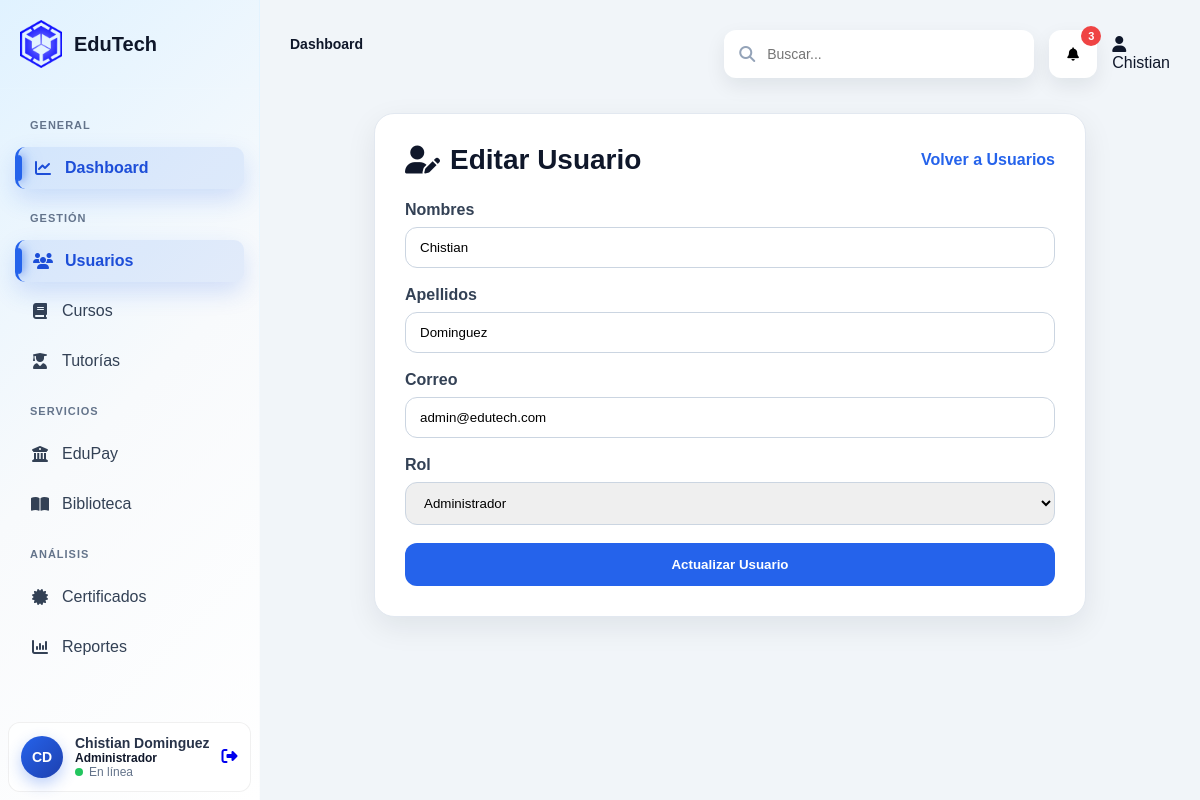
Page /admin/usuarios/edit?id=1 (signed in) on the committed database.
### tables this page shows
CREATE TABLE usuarios (
    id_usuario INT AUTO_INCREMENT PRIMARY KEY,

    id_rol INT NOT NULL,

    nombres VARCHAR(100) NOT NULL,
    apellidos VARCHAR(100) NOT NULL,

    correo VARCHAR(150) NOT NULL UNIQUE,
    password VARCHAR(255) NOT NULL,

    foto_perfil VARCHAR(255) DEFAULT NULL,
    telefono VARCHAR(20) DEFAULT NULL,

    estado TINYINT(1) DEFAULT 1,

    last_login TIMESTAMP NULL,

    created_at TIMESTAMP DEFAULT CURRENT_TIMESTAMP,
    updated_at TIMESTAMP DEFAULT CURRENT_TIMESTAMP ON UPDATE CURRENT_TIMESTAMP,

    CONSTRAINT fk_usuario_rol
        FOREIGN KEY (id_rol)
        REFERENCES roles(id_rol)
        ON DELETE RESTRICT
);

### app/core/Controller.php (called while the page is built, shortened)
<?php
class Controller
{
    protected function view(string $view, array $data = [], string $layout = null): void
    {
        extract($data);
        $viewPath = dirname(__DIR__, 2) . "/views/{$view}.php";
        require $viewPath;
    }
}

### app/controllers/UsuarioController.php (called while the page is built, shortened)
<?php
class UsuarioController extends Controller
{
    public function edit()
    {
        $id = $_GET['id'] ?? null;
        $usuarioModel = new Usuario();
        $data = [
            'usuario' => $usuarioModel->find($id)
        ];
        $this->view('admin/usuarios/edit', $data, 'layouts/main');
    }
}

### index.php (called while the page is built, shortened)
<?php
$router = new Router();
$router->dispatch();

### app/core/Model.php (called while the page is built, shortened)
<?php
class Model
{
    protected PDO $db;
    protected string $table = '';
    protected string $primaryKey = 'id';
    public function __construct()
    {
        $this->db = Database::getInstance()->getConnection();
    }
    public function find(int $id): array|false
    {
        $sql = "SELECT * FROM {$this->table}
                WHERE {$this->primaryKey} = :id";
        $stmt = $this->db->prepare($sql);
        $stmt->bindValue(':id', $id, \PDO::PARAM_INT);
        $stmt->execute();
        return $stmt->fetch(\PDO::FETCH_ASSOC);
    }
}

### app/core/Database.php (called while the page is built, shortened)
<?php
class Database
{
    private static ?Database $instance = null;
    private PDO $connection;
    private function __construct()
    {
        $dotenv = Dotenv::createImmutable(dirname(__DIR__, 2));
        $host = $_ENV['DB_HOST'];
        $dbname = $_ENV['DB_NAME'];
        $user = $_ENV['DB_USER'];
        $pass = $_ENV['DB_PASS'];
        $charset = $_ENV['DB_CHARSET'];
        try {
            $dsn = "mysql:host={$host};dbname={$dbname};charset={$charset}";
            $this->connection = new PDO(
                $dsn,
                $user,
                $pass,
                [
                    PDO::ATTR_ERRMODE => PDO::ERRMODE_EXCEPTION,
                    PDO::ATTR_DEFAULT_FETCH_MODE => PDO::FETCH_ASSOC
                ]
            );
        } catch (PDOException $e) {
            die('Error de conexión: ' . $e->getMessage());
        }
    }
    public static function getInstance(): Database
    {
        if (self::$instance === null) {
            self::$instance = new Database();
        }
        return self::$instance;
    }
    public function getConnection(): PDO
    {
        return $this->connection;
    }
}

### views/admin/usuarios/edit.php (the view, shortened to what this page needs)
<div class="form-page">
    <div class="form-card">
        <div class="form-header">
            <h1>
                <i class="fa-solid fa-user-pen"></i>
                Editar Usuario
            </h1>
            <a href="/Edutech/usuarios" class="back-link">
                Volver a Usuarios
            </a>
        </div>
        <form action="/Edutech/admin/usuarios/update" method="POST">
            <div class="form-group">
                <label>Nombres</label>
                <input
                    type="text"
                    name="nombres"
                    value="<?= htmlspecialchars($usuario['nombres']) ?>"
                    required
                >
            </div>
            <div class="form-group">
                <label>Apellidos</label>
                <input
                    type="text"
                    name="apellidos"
                    value="<?= htmlspecialchars($usuario['apellidos']) ?>"
                    required
                >
            </div>
            <div class="form-group">
                <label>Correo</label>
                <input
                    type="email"
                    name="correo"
                    value="<?= htmlspecialchars($usuario['correo']) ?>"
                    required
                >
            </div>
            <div class="form-group">
                <label>Rol</label>
                <select name="id_rol" required>
                    <option value="1"
                        <?= $usuario['id_rol'] == 1 ? 'selected' : '' ?>>
                        Administrador
                    </option>
                </select>
            </div>
            <button class="btn-save" type="submit">
                Actualizar Usuario
            </button>
        </form>
    </div>
</div>

### public/css/app.css (style rules this page uses)
body { margin: 0; font-family: Arial, sans-serif; background: #f1f5f9; color: #0f172a; }

### public/css/modules/dashboard.css (style rules this page uses)
:root { --primary: #2563eb; --primary-light: #eff6ff; --text: #0f172a; --muted: #64748b; --border: #e2e8f0; --shadow: 0 10px 25px rgba(15,23,42,.08); --radius: 16px; }
body { margin: 0; font-family: Arial, sans-serif; background: #f1f5f9; color: var(--text); }

### public/css/modules/usuarios.css (style rules this page uses)
.form-page { display: flex; justify-content: center; padding-top: 10px; }
.form-card { width: 100%; max-width: 650px; background: white; border-radius: 20px; padding: 30px; box-shadow: 0 10px 30px rgba(15,23,42,.08); border: 1px solid #e2e8f0; }
.form-header { display: flex; justify-content: space-between; align-items: center; margin-bottom: 25px; }
.form-header h1 { display: flex; align-items: center; gap: 10px; margin: 0; color: #0f172a; font-size: 28px; }
.back-link { color: #2563eb; text-decoration: none; font-weight: 600; }
.form-group { margin-bottom: 18px; }
.form-group label { display: block; margin-bottom: 8px; font-weight: 600; color: #334155; }
.form-group input, .form-group select { width: 100%; padding: 12px 14px; border: 1px solid #cbd5e1; border-radius: 12px; box-sizing: border-box; transition: .25s ease; }
.btn-save { width: 100%; padding: 14px; border: none; border-radius: 12px; background: #2563eb; color: white; font-weight: 700; cursor: pointer; transition: .25s ease; }

### rows in the picture
usuarios: nombres "Chistian", apellidos "Dominguez", correo "admin@edutech.com", id_rol "Administrador"

### other values in the picture
$iniciales "CD"
$nombreUsuario "Chistian Dominguez"
$item "Dashboard"
$_SESSION['user']['nombres'] "Chistian"
